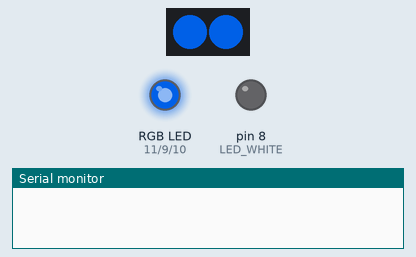
Bench run of a sketch on a simulated Arduino Uno, built with avr-gcc and run on an emulated ATmega328P. On the bench: 2 RGB LEDs in strip order, left to right, an RGB LED mixed from three pins (HIGH = lit), output pins drawn as LEDs (lit = HIGH), the last lines printed to the serial monitor. Dim RGB values are drawn brighter than linear; the local clock reads 2024-03-15 10:24:30 at power-on unless the sketch sets it.

Above: at 0.1 s.
At 30.3 s:
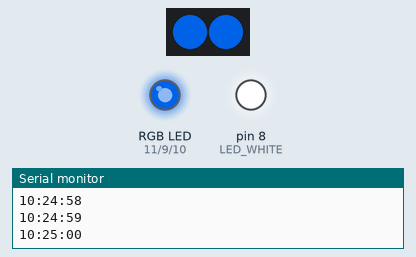
Timing chart, 0 to 31.8 s (numbered marks = the images above):
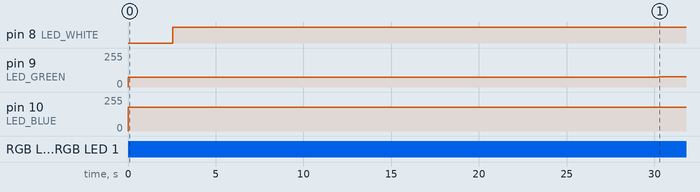

Measured:
- by itself, pin 8 (LED_WHITE): LOW → HIGH at 2.6 s
- by itself, pin 9 (LED_GREEN): 75/255 → 76/255 at 30.3 s
- by itself, pin 10 (LED_BLUE): 180/255 → 179/255 at 30.3 s
- by itself, RGB LED 0, RGB LED 1: off → RGB(0, 75, 180) at 0.00 s, → RGB(0, 76, 179) 30.3 s later

The sketch:

ardu_cyberlight.ino
```cpp
#include <Rtc_Pcf8563.h>
#include <Adafruit_NeoPixel.h>
#include <avr/power.h>

#define WS2812_PIN  6
#define NUM_LEDS  2
#define LED_RED		11
#define LED_GREEN	9
#define LED_BLUE	10
#define LED_WHITE	8

#define MAX_BRIGHT	255

Rtc_Pcf8563 rtc;
Adafruit_NeoPixel pixels(NUM_LEDS, WS2812_PIN, NEO_GRB + NEO_KHZ800);

uint16_t cycle_from_clock(uint32_t minSinceMidnight, bool up);
void hue_to_rgb(uint16_t cycle, uint8_t *r, uint8_t *g, uint8_t *b);
void set_RGB();

uint16_t w = 0;
uint8_t tcnt = 0;
char inbuf[6];
uint8_t rdptr = 0;

void printTime()
{
	char timestr[32];
	tcnt = 0;
	sprintf(timestr, "%02d:%02d:%02d", rtc.getHour(), rtc.getMinute(), rtc.getSecond());
	Serial.println(timestr);
}

void timeToRGB()
{
	uint8_t r, g, b;
	uint16_t minSinceMN = rtc.getHour() * 60 + rtc.getMinute();

	uint16_t cycle = cycle_from_clock(minSinceMN, false);
	hue_to_rgb(cycle, &r, &g, &b);
	analogWrite(LED_RED, r);
	analogWrite(LED_GREEN, g);
	analogWrite(LED_BLUE, b);

  for(int i=0;i<NUM_LEDS;i++){
    pixels.setPixelColor(i, pixels.Color(r, g, b)); // Moderately bright green color.
  }
  pixels.show(); // This sends the updated pixel color to the hardware.
}

//The setup function is called once at startup of the sketch
void setup()
{
  pinMode(LED_WHITE, OUTPUT);
	analogWrite(LED_WHITE, 0);
	pinMode(LED_RED, OUTPUT);
	pinMode(LED_GREEN, OUTPUT);
	pinMode(LED_BLUE, OUTPUT);
	pinMode(WS2812_PIN, OUTPUT);
  pixels.begin();
  pixels.clear();
  timeToRGB();
  Serial.begin(115200);
}

// The loop function is called in an endless loop
void loop()
{

	if(w < MAX_BRIGHT)
		w++;

	analogWrite(LED_WHITE, w);

	tcnt++;
	if(tcnt == 50)
	{
		timeToRGB();
		printTime();
	}

	while(Serial.available() > 0)
	{
		int c = Serial.read();
		if(c >= '0' && c <= '9')
		{
			inbuf[rdptr] = c - '0';
			rdptr++;
			if(rdptr == 6)
			{
				rtc.setTime(inbuf[0] * 10 + inbuf[1], inbuf[2] * 10 + inbuf[3], inbuf[4] * 10 + inbuf[5]);
				printTime();
				rdptr = 0;
			}
		}
		else
			rdptr = 0;
	}

	delay(20);
}

void set_RGB()
{
	uint8_t r, g, b;
	uint16_t minSinceMN = rtc.getHour() * 60 + rtc.getMinute();
	uint16_t cycle = cycle_from_clock(minSinceMN, true);
	hue_to_rgb(cycle, &r, &g, &b);
	analogWrite(LED_RED, r);
	analogWrite(LED_GREEN, g);
	analogWrite(LED_BLUE, b);

}

void hue_to_rgb(uint16_t cycle, uint8_t *r, uint8_t *g, uint8_t *b)
{
	uint16_t lum = cycle % (MAX_BRIGHT + 1);
    if (cycle <= MAX_BRIGHT) {
        *r = MAX_BRIGHT - lum;
        *g = lum;
        *b = 0;
    }
    else if (cycle < 2*(MAX_BRIGHT+1)) {
        *r = 0;
        *g = MAX_BRIGHT - lum;
        *b = lum;
    }
    else {
        *r = lum;
        *g = 0;
        *b = MAX_BRIGHT - lum;
    }
}

#define MAX_CYCLE	(3*(MAX_BRIGHT+1)-1)

uint16_t cycle_from_clock(uint32_t minSinceMidnight, bool up)
{
	uint16_t cycle;
	uint16_t minSinceMN = minSinceMidnight * MAX_BRIGHT / 480;
	if (up) {
		cycle = (minSinceMN);
		if(cycle > MAX_CYCLE)
			cycle -= (MAX_CYCLE+1);
	} else {
		cycle = (MAX_CYCLE - minSinceMN);
		if(cycle > MAX_CYCLE)
			cycle += MAX_CYCLE+1;
	}
	return cycle;
}
```
